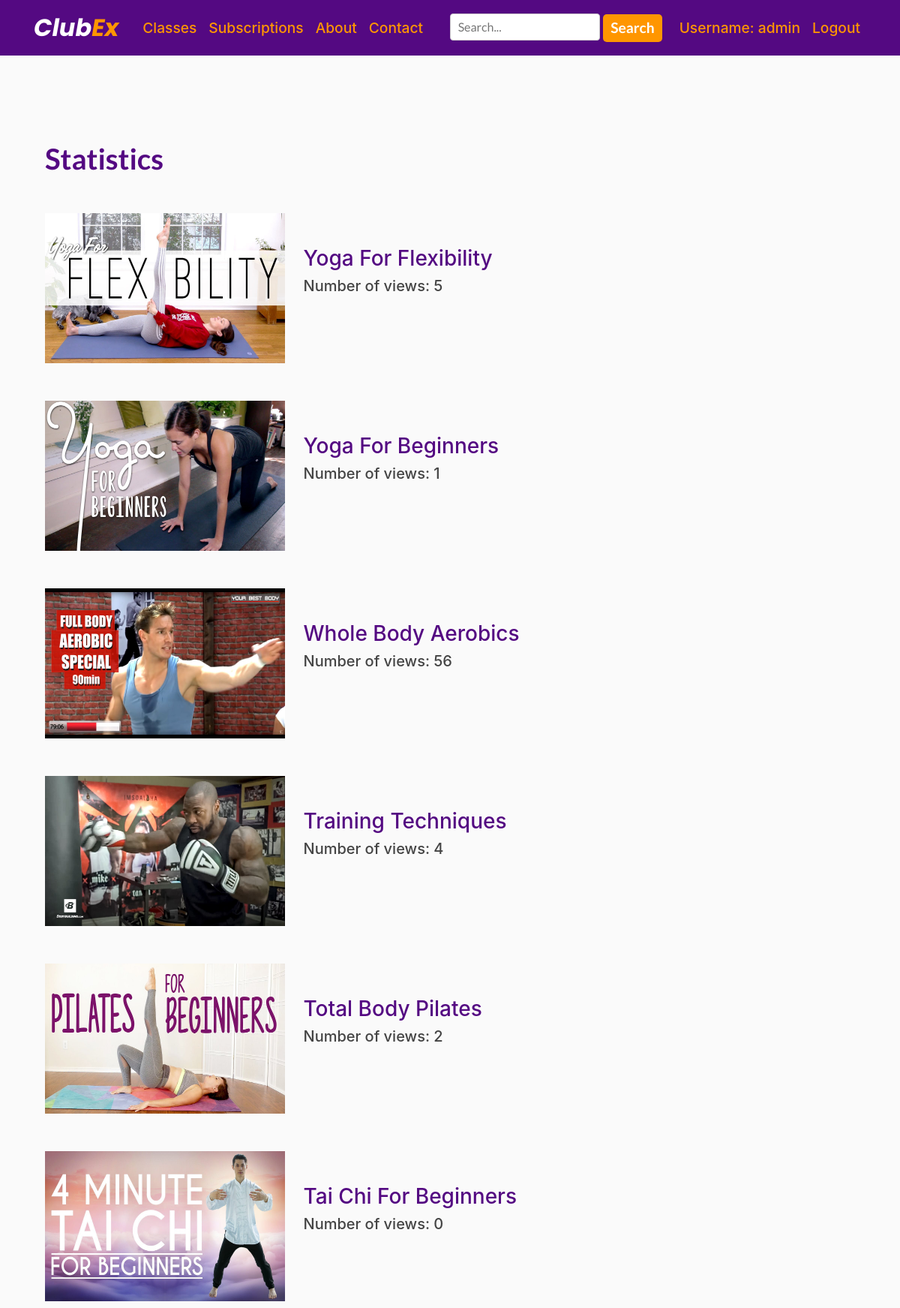
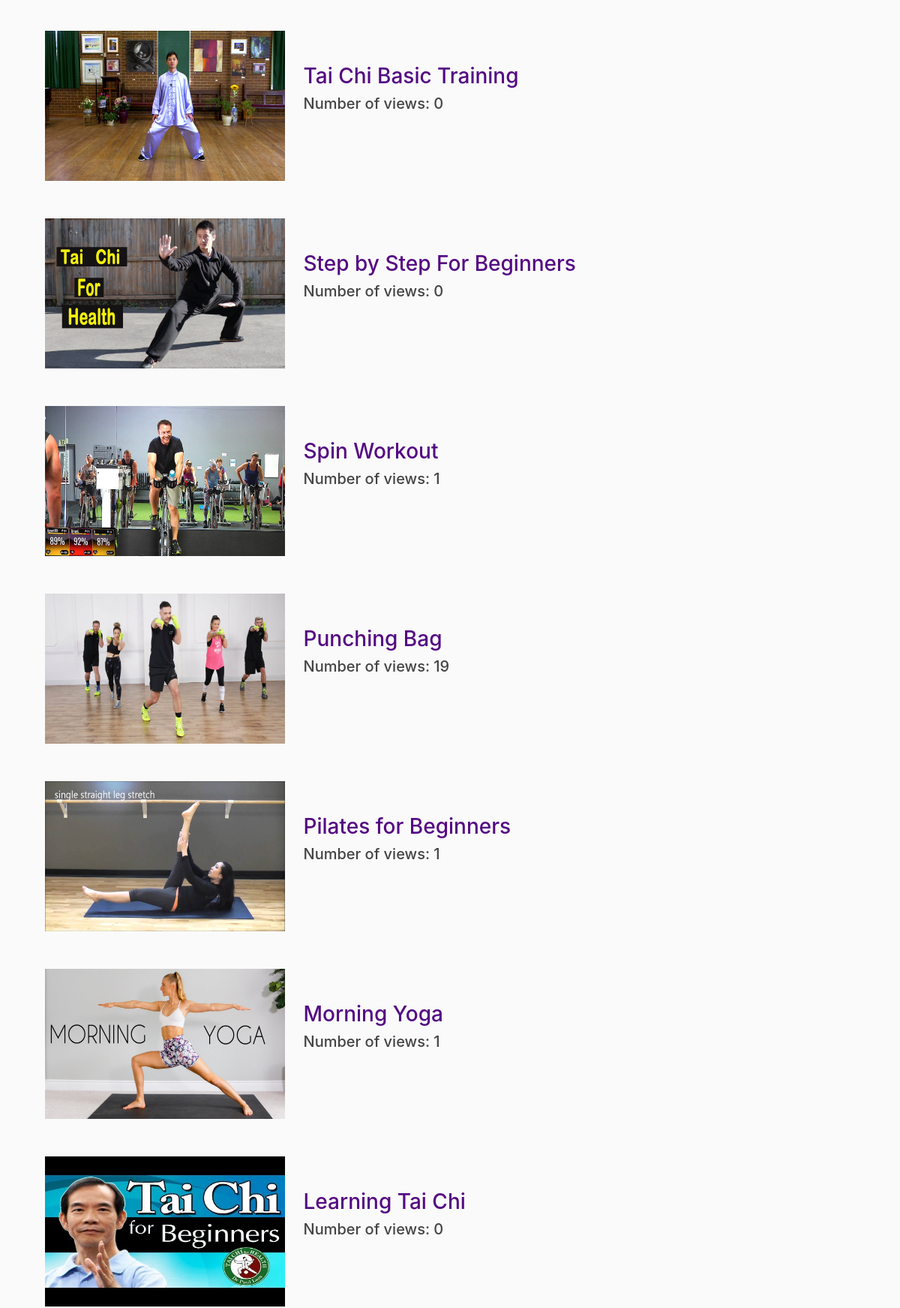
Screenshot of /stats/ (signed in, upper part) with the database file from the repository (2 pictures, top to bottom).
### ClubEx/models.py (models this page shows, shortened)
class Video(models.Model):
    category = models.CharField(max_length=200)
    video_name = models.CharField(max_length=200)
    video_thumbnail = models.ImageField(null=True, blank=True)
    video = EmbedVideoField()
    content = models.TextField()
    video_views = models.IntegerField(default=0, null=True, blank=True)
    class Meta:
        ordering = ('-video_name',)

### ClubEx/views.py (the view)
# urls.py: path('stats/', views.stats, name='stats'),
@login_required
def stats(request):
    obj = Video.objects.all
    return render(request, 'clubex/stats.html', {'obj': obj})

### ClubEx/templates/ClubEx/stats.html (shortened to what this page needs)
{% extends "ClubEx/base.html" %}
{% load embed_video_tags %}
{% load static %}
{% block content %}
<!DOCTYPE html>
<html lang="en">
<head>
    <link rel="stylesheet" href="https://stackpath.bootstrapcdn.com/bootstrap/4.5.2/css/bootstrap.min.css">
    <Link rel="stylesheet" href="{% static 'ClubEx/style.css' %}" type="text/css" >
    <Link rel="stylesheet" href="{% static 'ClubEx/newstyle.css' %}" type="text/css" >
</head>
<body>
  <div class="section">
      <div class="container" id="statscontainer">
        <h1>Statistics</h1>
        {% for i in obj %}
          <div class="statsbox" href>
              <a class="statsimg" href="{% url 'video_details' i.id %}">
                <img src="{{ i.video_thumbnail.url }}" alt="#" width="320" height="200">
              </a>
              <div class="statscontent">
                <a href="{% url 'video_details' i.id %}"><h3>{{ i.video_name }}</h3></a>
                <h5>Number of views: {{ i.video_views }}</h5>
              </div>
            </div>
        {% endfor %}
      </div>
  </div>
</body>
</html>
{% endblock content %}

### ClubEx/templates/ClubEx/base.html (shortened to what this page needs)
{% load static %}
<!DOCTYPE html>
<html lang="en">
<head>
    <link rel="stylesheet" href="https://stackpath.bootstrapcdn.com/bootstrap/4.5.2/css/bootstrap.min.css">
    <Link rel="stylesheet" href="{% static 'ClubEx/style.css' %}" type="text/css" >
</head>
<body>
    <header class="site-header">
      <nav class="navbar navbar-expand-md navbar-dark bg-steel fixed-top">
        <div class="container">
          <a class="navbar-brand mr-4" href="/">Club<span class="orange">Ex</span></a>
          <div class="collapse navbar-collapse" id="navbarToggle">
            <div class="navbar-nav mr-auto">
              <a class="nav-item nav-link" href="{% url 'classes' %}">Classes</a>
              <a class="nav-item nav-link" href="{% url 'plans' %}">Subscriptions</a>
              <a class="nav-item nav-link" href="{% url 'about' %}">About</a>
              <a class="nav-item nav-link" href="{% url 'contact' %}">Contact</a>
            </div>
              <form id="searchbar" action="{% url 'videos' %}" method="get">
                  <input name="q" type="text" placeholder="Search..." aria-label="Search" autocomplete="on">
                  <button class="btn btn-outline-success my-2 my-sm-0" type=submit>Search</button>
              </form>
            <div class="navbar-nav">
                {% if user.is_authenticated %}
                    <a class="nav-item nav-link" href="{% url 'profile' %}">Username: {{ user.username }}</a>
                    <a class="nav-item nav-link" href="{% url 'logout' %}">Logout</a>
                {% else %}
                    <a class="nav-item nav-link" href="{% url 'login' %}">Login</a>
                    <a class="nav-item nav-link" href="{% url 'register' %}">Register</a>
                {% endif%}
            </div>
          </div>
        </div>
      </nav>
    </header>
    <main role="main" class="container">
      <div class="row">
        <div class="col-md-12">
          {% block content %}
          {% endblock %}
        </div>
      </div>
    </main>
</body>
</html>

### ClubEx/static/ClubEx/style.css (style rules this page uses)
body { background: #fafafa; color: #333333; margin-top: 5rem; text-align: left; }
h1, h2, h3, h4, h5, h6 { color: #444444; }
.bg-steel { background-color: #540982; }
.navbar-brand { font-size:2em; font-family:'Poppins', sans-serif; font-style:italic; font-weight:700; }
.orange { color: #ff9600; }
.site-header .navbar-nav .nav-link { font-size:1.2em; font-weight:500; color: #ff9600; transition:color 0.3s; }
#searchbar { margin-right:15px; }
#searchbar input[type=text], select { padding: 5px 10px; font-family:'Lato', sans-serif; border: 1px solid #ccc; border-radius: 4px; box-sizing: border-box; resize: vertical; }
#searchbar button[type=submit] { padding:4px 10px; font-family:'Lato', sans-serif; font-size:1.2em; font-weight:700; text-decoration:none; color:#fff; background-color:#ff9600; border-radius:5px; border:none; transition:background-color 0.5s, color 0.5s; }

### ClubEx/static/ClubEx/newstyle.css (style rules this page uses)
body, html { height: 100%; margin-top: 4rem; }
h1 { margin-bottom:20px; font-family:'Lato', sans-serif; font-size:2.4em; font-weight:700; color:#540982; font-variant-ligatures: none; }
a, a:hover { text-decoration:none; }
.section { margin:0; padding:60px 0; }
.container { text-align:center; }
#statscontainer { text-align:left; }
#statscontainer h1 { margin-bottom:50px; }
.statsbox { margin-bottom:50px; }
.statsimg { display:inline-block; transition:opacity 0.5s; }
.statscontent { display:inline-block; margin-left:20px; }
.statscontent a { margin-bottom:10px; }
.statscontent h3 { color:#540982; transition:color 0.3s; }

### rows the page displays
Video: video_thumbnail (picture), video_name "Yoga For Flexibility", video_views "5"
Video: video_thumbnail (picture), video_name "Yoga For Beginners", video_views "1"
Video: video_thumbnail (picture), video_name "Whole Body Aerobics", video_views "56"
Video: video_thumbnail (picture), video_name "Training Techniques", video_views "4"
Video: video_thumbnail (picture), video_name "Total Body Pilates", video_views "2"
Video: video_thumbnail (picture), video_name "Tai Chi For Beginners", video_views "0"
Video: video_thumbnail (picture), video_name "Tai Chi Basic Training", video_views "0"
Video: video_thumbnail (picture), video_name "Step by Step For Beginners", video_views "0"
Video: video_thumbnail (picture), video_name "Spin Workout", video_views "1"
Video: video_thumbnail (picture), video_name "Punching Bag", video_views "19"
Video: video_thumbnail (picture), video_name "Pilates for Beginners", video_views "1"
Video: video_thumbnail (picture), video_name "Morning Yoga", video_views "1"
Video: video_thumbnail (picture), video_name "Learning Tai Chi", video_views "0"

### other values shown
{{ user.username }} "admin"
